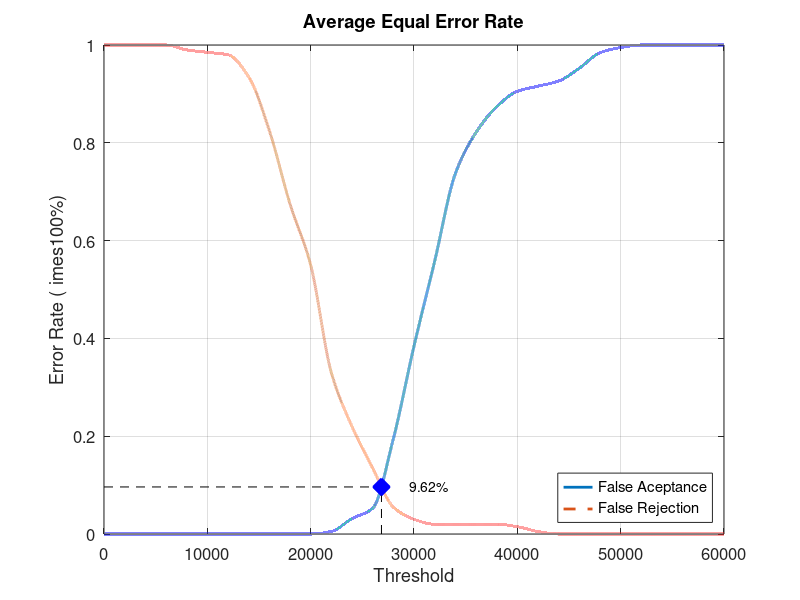
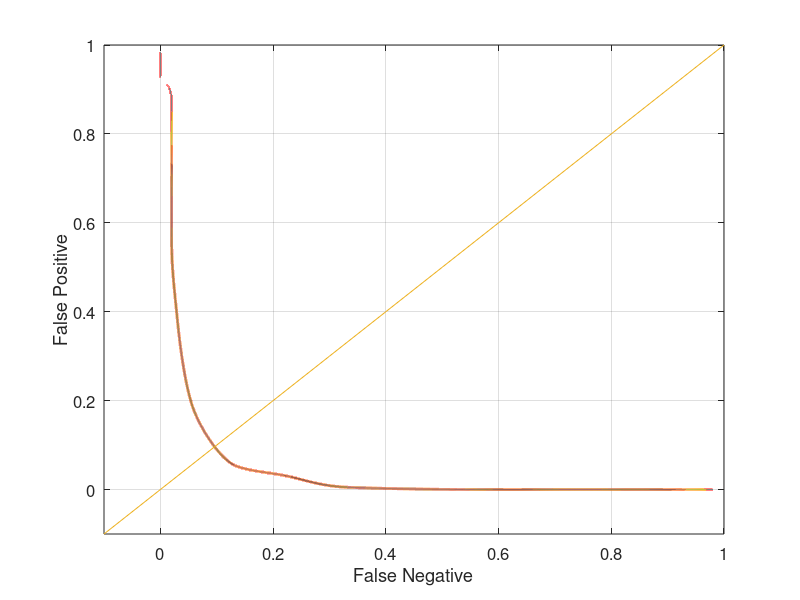

These figures' MATLAB source, in order:
close all;
clear;
clc;
x = 0:2000:60000;
xq = 0:0.5:60000;

y0 = [0 0 0 0 0 0 0 0 0 0 0 0.00526316 0.0315789 0.0526316 0.194737 0.384211 0.557895 0.736842 0.821053 0.873684 0.905263 0.915789 0.926316 0.952632 0.984211 0.994737 1 1 1 1 1]
yy0 = interp1(x, y0, xq, 'pchip');
y1 = [1 1 1 1 0.99 0.985 0.98 0.935 0.825 0.675 0.55 0.33 0.22 0.135 0.055 0.03 0.02 0.02 0.02 0.02 0.015 0.005 0 0 0 0 0 0 0 0 0]
yy1 = interp1(x, y1, xq, 'pchip');

% Calculating EER: 
y2 = abs(y0 - y1);
find(y2 == min(y2))
yy2 = abs(yy0 - yy1);
xEER = find(yy2 == min(yy2));
xEERIndex = xq(xEER) % X-axis EER
yEER = yy0(xEER) % Y-axis EER

main = figure
plot(xq, yy0,'-','LineWidth', 2);	hold on
plot(xq, yy1,'--','LineWidth', 2);	hold on
plot([xEERIndex xEERIndex], [0 yEER], 'k--');	hold on
plot([0 xEERIndex], [yEER yEER], 'k--');	hold on
plot(xEERIndex, yEER, 'bx', 'LineWidth', 10);	hold on
text(xEERIndex + 10 * xEERIndex / 100, yEER, [num2str(round((10000 * yEER)) / 100) '%'])
legend('False Aceptance', 'False Rejection', 'Location', 'SouthEast')
xlabel('Threshold')
ylabel('Error Rate (	imes100%)')
title('Average Equal Error Rate')
set(gca, 'FontSize', 12)
axis([0 60000 0 1])
grid on

print(main, 'Database3_2Main', '-dpng');
FNRxFPR = figure('Color', [1 1 1]);
plot(yy1, yy0, '-', yy1, yy0, 'LineWidth', 2);
hold on
y = -0.1:0.1:1
plot(y, y); 
set(gca, 'FontSize', 12)
xlabel('False Negative')
ylabel('False Positive')
axis([-0.1 1 -0.1 1])
set(gca, 'FontSize', 12)
grid on

print(FNRxFPR, 'Database3_2FNRxFPR','-dpng');
